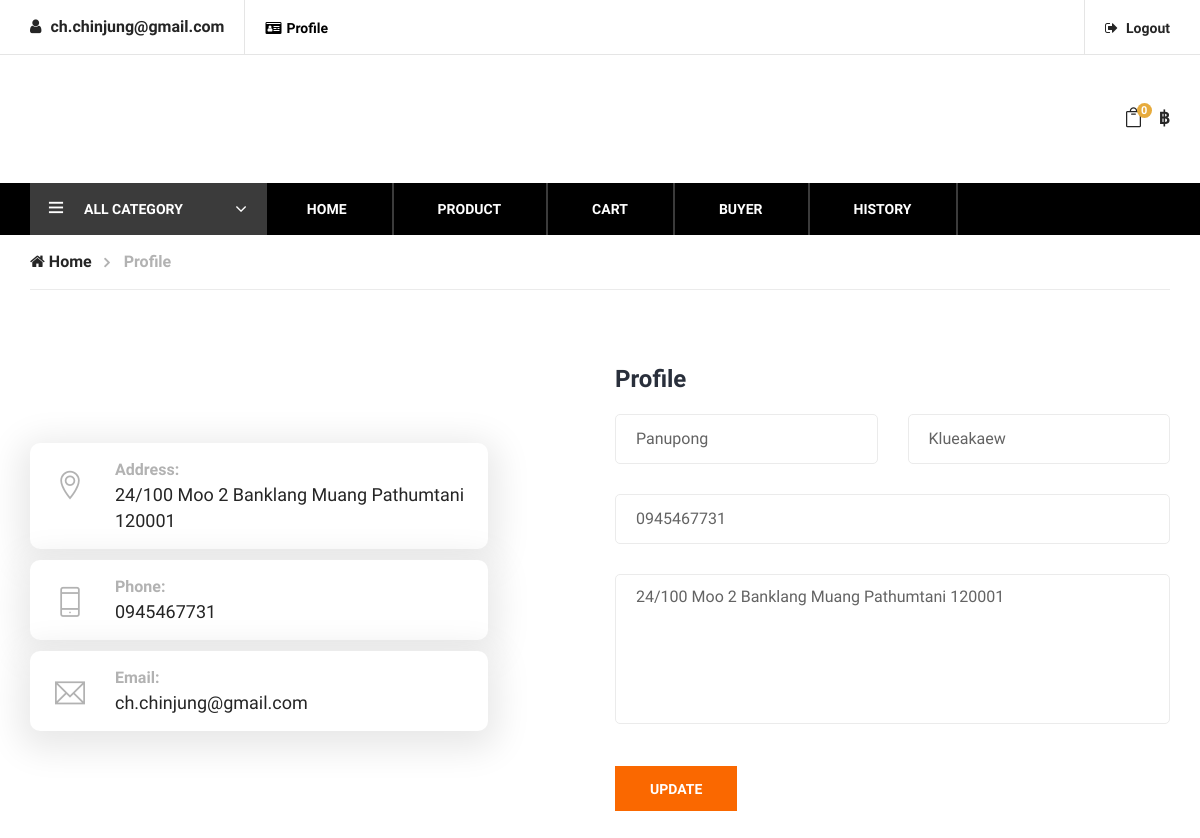
/profile.php (signed in), run on the app's committed database.
### tables this page shows
CREATE TABLE `member` (
  `mem_id` int(11) NOT NULL,
  `mem_firstname` varchar(255) NOT NULL,
  `mem_lastname` varchar(255) NOT NULL,
  `mem_username` varchar(255) DEFAULT NULL,
  `mem_password` varchar(255) NOT NULL,
  `mem_email` varchar(255) DEFAULT NULL,
  `mem_address` text DEFAULT NULL,
  `mem_tel` varchar(255) DEFAULT NULL,
  `mem_level` int(1) NOT NULL DEFAULT 0
);

### profile.php (the view, shortened to what this page needs)
<?php session_start();
include('public/connectpdo.php');
$id = $_SESSION['mem_id'];
$sql = "SELECT * FROM member WHERE mem_id = :id";
$stmt=$db->prepare($sql);
$stmt->bindparam(':id', $id);
$stmt->execute();
$row=$stmt->fetch(PDO::FETCH_ASSOC);
$mem_firstname = $row['mem_firstname'];
$mem_lastname = $row['mem_lastname'];
$mem_tel = $row['mem_tel'];
$mem_email = $row['mem_email'];
$mem_address = $row['mem_address']
?>
<!DOCTYPE html>
<html lang="zxx">
<head>
   <?php require_once __DIR__.'/resource/head.php'; ?>
</head>
<body>
    <?php require_once __DIR__.'/resource/navbar.php'; ?>
    <div class="breacrumb-section">
        <div class="container">
            <div class="row">
                <div class="col-lg-12">
                    <div class="breadcrumb-text">
                        <a href="index.blade.php"><i class="fa fa-home"></i> Home</a>
                        <span>Profile</span>
                    </div>
                </div>
            </div>
        </div>
    </div>
    <section class="contact-section spad">
        <div class="container">
            <div class="row">
                <div class="col-lg-5 mt-4">
                    <div class="contact-title">
                        <div class="bi-pic">
                        </div>
                    </div>
                    <div class="contact-widget ">
                        <div class="cw-item">
                            <div class="ci-icon">
                                <i class="ti-location-pin"></i>
                            </div>
                            <div class="ci-text">
                                <span>Address:</span>
                                <p><?php if($mem_address == NULL){ echo'<p>You have not entered this information yet.</p>'; }else{ echo''.$mem_address.''; } ?></p>
                            </div>
                        </div>
                        <div class="cw-item">
                            <div class="ci-icon">
                                <i class="ti-mobile"></i>
                            </div>
                            <div class="ci-text">
                                <span>Phone:</span>
                                <p><?php if($mem_tel == NULL){ echo'<p>You have not entered this tel yet.</p>'; }else{ echo''.$mem_tel.''; } ?></p>
                            </div>
                        </div>
                        <div class="cw-item">
                            <div class="ci-icon">
                                <i class="ti-email"></i>
                            </div>
                            <div class="ci-text">
                                <span>Email:</span>
                                <p><?php if($mem_email == NULL){ echo'<p>You have not entered this information yet.</p>'; }else{ echo''.$mem_email.''; } ?></p>
                            </div>
                        </div>
                    </div>
                </div>
                <div class="col-lg-6 offset-lg-1">
                    <div class="contact-form">
                        <div class="leave-comment">
                            <h4>Profile</h4>
                            <form id="update_profile" method="POST" enctype="multipart/form-data" class="comment-form">
                                <div class="row">
                                    <div class="col-lg-6">
                                        <input type="text" name="mem_firstname" id="mem_firstname" value="<?=$mem_firstname?>">
                                    </div>
                                    <div class="col-lg-6">
                                        <input type="text" name="mem_lastname" id="mem_lastname" placeholder="lastname" value="<?=$mem_lastname?>">
                                    </div>
                                    <div class="col-lg-12">
                                        <input type="tel" name="mem_tel" id="mem_tel"  placeholder="Tel" value="<?=$mem_tel?>">
                                    </div>
                                    <div class="col-lg-12">
                                        <textarea name="mem_address" placeholder="mem_address"><?=$mem_address?></textarea>
                                        <button type="submit" class="site-btn" style="background-color: #fa6800; border:#fa6800;">Update</button>
                                    </div>
                                </div>
                            </form>
                        </div>
                    </div>
                </div>
            </div>
        </div>
    </section>
</body>
</html>

### data on the page
member: mem_address "24/100 Moo 2 Banklang Muang Pathumtani 120001", mem_tel "0945467731", mem_email "ch.chinjung@gmail.com", mem_firstname "Panupong", mem_lastname "Klueakaew"

### other printed values
$_SESSION['mem_email'] "ch.chinjung@gmail.com"
$count "0"
